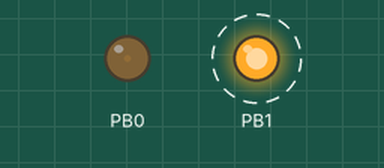
The sketch below on a simulated ATtiny85, built with avr-gcc and run on an emulated ATtiny85. Parts: output pins drawn as LEDs (lit = HIGH). Dashed ring = blinking.

Above: at 0.2 s.
Timing chart, 0 to 3.0 s (numbered marks = the images above):
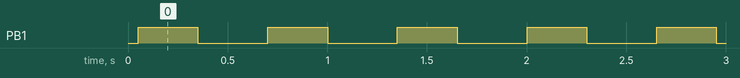

The sketch:

ATtiny85_Serial_test.ino
```cpp
/*
Takes an input on the AtTiny85 from the VERY TRICKY analogue input pin 2 (as labeled in HLT tutorial)
 and outputs these with Software serial to the arduino uno, or Duemillanove
 Hookup
 ATTINY85 pin 3 -> Arduino Uno pin 0
 ATTINY85 pin 4 -> Arduino Uno pin 1

http://www.instructables.com/id/Easy-ATTiny-Serial-Communication-with-Tiny-AVR-Pro/
 */


#include <SoftwareSerial.h>
// Definitions
#define rxPin 3
#define txPin 4
SoftwareSerial mySerial(rxPin, txPin);


// the setup routine runs once when you press reset:
void setup() {
   pinMode(1, OUTPUT);
  mySerial.begin(2400);
  analogWrite(0,1); // This is kind a heart beat to show the ATTINY is "alive"
}

// the loop routine runs over and over asensorpingain forever:
void loop() {
  mySerial.println("Test Peter");
  digitalWrite(1, HIGH);   // turn the LED on (HIGH is the voltage level)
  delay(300);              // wait for a second
  digitalWrite(1, LOW);    // turn the LED off by making the voltage LOW
  delay(300);              // wait for a second
}
```

Measured:
- by itself, PB1: alternates HIGH for 0.30 s and LOW for 0.35 s
